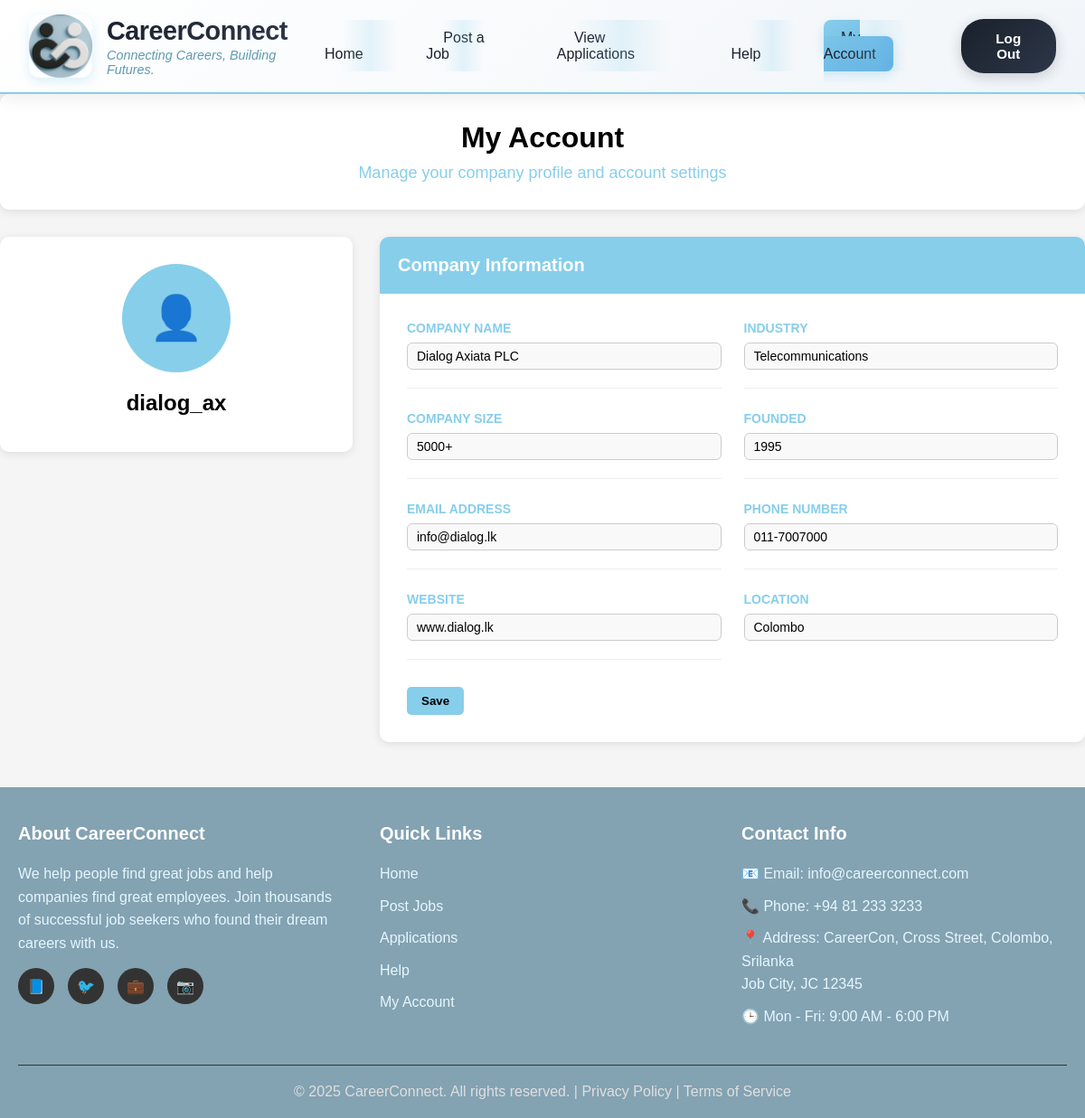
/Company/myaccountpage.php (signed in), run on the app's committed database.
### tables this page shows
CREATE TABLE company_details (
    company_id INT PRIMARY KEY AUTO_INCREMENT,
    full_name VARCHAR(244),
    industry VARCHAR(100),
    company_size VARCHAR(50),
    founded YEAR(4),
    email_address VARCHAR(255),
    phone_number VARCHAR(20),
    website VARCHAR(255),
    location VARCHAR(255),
    username VARCHAR(255)
);

### Company/myaccountpage.php (the view, shortened to what this page needs)
<?php
require_once '../includes/config.php';
$username = $_SESSION['username'];
$sql = "SELECT * FROM company_details WHERE username = ?";
$stmt = $conn->prepare($sql);
$stmt->bind_param("s", $username);
$stmt->execute();
$result = $stmt->get_result();
$company = $result->fetch_assoc();
?>
<!DOCTYPE html>
<html lang="en">
<head>
    <link rel="stylesheet" href="myaccountpage.css">
    <link rel="stylesheet" href="../includes/navfooter.css">
</head>
<body>
    <header>
        <nav>
            <div class="logo">
                <img src="../assets/images/logo2.png " height="50" width="50">
                <div>
                    <strong>CareerConnect</strong>
                    <div class="tagline">Connecting Careers, Building Futures.</div>
                </div>
            </div>
            <ul class="nav-links">
                <li><a href="companyhomepage.php" >Home</a></li>
                <li><a href="postajob.php">Post a Job</a></li>
                <li><a href="viewapplications.php">View Applications</a></li>
                <li><a href="helpcompage.php">Help</a></li>
                <li><a href="myaccountpage.php" class="active">My Account</a></li>
                <button onclick="window.location.href='../login.php'">Log Out</button>
            </ul>
        </nav>
    </header>
    <div class="main-container">
        <div class="page-title">
            <h1>My Account</h1>
            <p>Manage your company profile and account settings</p>
        </div>
        <div class="account-layout">
            <div class="profile-summary">
                <div class="profile-avatar">👤</div>
                <div class="company-name"><?php echo htmlspecialchars($company['username']); ?></div>
            </div>
            <div class="account-details">
                <div class="section-header">
                    Company Information
                </div>
                <div class="details-content">
                    <form method="POST">
                        <div class="details-grid">
                            <div class="detail-group">
                                <div class="detail-label">Company Name</div>
                                <div class="detail-value"><input type="text" name="full_name" value="<?php echo htmlspecialchars($company['full_name']); ?>"></div>
                            </div>
                            <div class="detail-group">
                                <div class="detail-label">Industry</div>
                                <div class="detail-value"><input type="text" name="industry" value="<?php echo htmlspecialchars($company['industry']); ?>"></div>
                            </div>
                            <div class="detail-group">
                                <div class="detail-label">Company Size</div>
                                <div class="detail-value"><input type="text" name="company_size" value="<?php echo htmlspecialchars($company['company_size']); ?>"></div>
                            </div>
                            <div class="detail-group">
                                <div class="detail-label">Founded</div>
                                <div class="detail-value"><input type="text" name="founded" value="<?php echo htmlspecialchars($company['founded']); ?>"></div>
                            </div>
                            <div class="detail-group">
                                <div class="detail-label">Email Address</div>
                                <div class="detail-value"><input type="email" name="email_address" value="<?php echo htmlspecialchars($company['email_address']); ?>"></div>
                            </div>
                            <div class="detail-group">
                                <div class="detail-label">Phone Number</div>
                                <div class="detail-value"><input type="text" name="phone_number" value="<?php echo htmlspecialchars($company['phone_number']); ?>"></div>
                            </div>
                            <div class="detail-group">
                                <div class="detail-label">Website</div>
                                <div class="detail-value"><input type="text" name="website" value="<?php echo htmlspecialchars($company['website']); ?>"></div>
                            </div>
                            <div class="detail-group">
                                <div class="detail-label">Location</div>
                                <div class="detail-value"><input type="text" name="location" value="<?php echo htmlspecialchars($company['location']); ?>"></div>
                            </div>
                        </div>
                        <button class="btn-edit" onclick="editProfile()">Save</button>
                    </form>
                </div>
            </div>
        </div>
    </div>
    <footer>
        <div class="footer-container">
            <div class="footer-content">
                <div class="footer-section">
                    <h3>About CareerConnect</h3>
                    <p>We help people find great jobs and help companies find great employees. Join thousands of successful job seekers who found their dream careers with us.</p>
                    <div class="social-links">
                        <a href="#" title="Facebook">📘</a>
                        <a href="#" title="Twitter">🐦</a>
                        <a href="#" title="LinkedIn">💼</a>
                        <a href="#" title="Instagram">📷</a>
                    </div>
                </div>
                <div class="footer-section">
                    <h3>Quick Links</h3>
                    <ul>
                        <li><a href="companyhomepage.php">Home</a></li>
                        <li><a href="postajob.php">Post Jobs</a></li>
                        <li><a href="viewapplications.php">Applications</a></li>
                        <li><a href="helpcom.php">Help</a></li>
                        <li><a href="myaccountpage.php">My Account</a></li>
                    </ul>
                </div>
                <div class="footer-section">
                    <h3>Contact Info</h3>
                    <p>📧 Email: info@careerconnect.com</p>
                    <p>📞 Phone: +94 81 233 3233</p>
                    <p>📍 Address: CareerCon, Cross Street, Colombo, Srilanka<br>Job City, JC 12345</p>
                    <p>🕒 Mon - Fri: 9:00 AM - 6:00 PM</p>
                </div>
            </div>
            <div class="footer-bottom">
                <p>&copy; 2025 CareerConnect. All rights reserved. | Privacy Policy | Terms of Service</p>
            </div>
        </div>
    </footer>
</body>
</html

### Company/myaccountpage.css (style rules this page uses)
* { margin: 0; padding: 0; box-sizing: border-box; }
body { font-family: Arial, sans-serif; background-color: #f5f5f5; }
.main-container { max-width: 1200px; margin: 0 auto; }
.page-title { background-color: white; padding: 30px; border-radius: 10px; box-shadow: 0 2px 10px rgba(0, 0, 0, 0.1); margin-bottom: 30px; text-align: center; }
.page-title h1 { font-size: 32px; color: black; margin-bottom: 10px; }
.page-title p { color: #87ceeb; font-size: 18px; }
.account-layout { display: grid; grid-template-columns: 1fr 2fr; gap: 30px; }
.profile-summary { background-color: white; padding: 30px; border-radius: 10px; box-shadow: 0 2px 10px rgba(0, 0, 0, 0.1); text-align: center; height: fit-content; }
.profile-avatar { width: 120px; height: 120px; border-radius: 50%; background-color: #87ceeb; display: flex; align-items: center; justify-content: center; margin: 0 auto 20px; font-size: 48px; color: white; font-weight: bold; }
.company-name { font-size: 24px; color: black; font-weight: bold; margin-bottom: 10px; }
.account-details { background-color: white; border-radius: 10px; box-shadow: 0 2px 10px rgba(0, 0, 0, 0.1); overflow: hidden; }
.section-header { background-color: #87ceeb; color: white; padding: 20px; font-size: 20px; font-weight: bold; display: flex; justify-content: space-between; align-items: center; }
.btn-edit { background-color: #87ceeb; color: black; border: none; padding: 8px 16px; border-radius: 5px; cursor: pointer; font-weight: bold; }
.details-content { padding: 30px; }
.details-grid { display: grid; grid-template-columns: repeat(2, 1fr); gap: 25px; margin-bottom: 30px; }
.detail-group { border-bottom: 1px solid #eee; padding-bottom: 20px; }
.detail-group:last-child { border-bottom: none; }
.detail-label { color: #87ceeb; font-weight: bold; font-size: 14px; margin-bottom: 8px; text-transform: uppercase; }
.detail-value { color: black; font-size: 16px; font-weight: 500; }
.detail-value input { width: 100%; padding: 6px 10px; font-size: 14px; border: 1px solid #ccc; border-radius: 6px; background-color: #f9f9f9; transition: border 0.3s, box-shadow 0.3s; }

### data on the page
company_details: username "dialog_ax", full_name "Dialog Axiata PLC", industry "Telecommunications", company_size "5000+", founded "1995", email_address "info@dialog.lk", phone_number "011-7007000", website "www.dialog.lk", location "Colombo"
